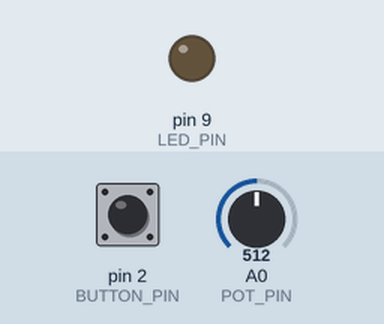
Simulated run of this sketch. Board: Arduino Uno, built with avr-gcc and run on an emulated ATmega328P. Shown: output pins drawn as LEDs (lit = HIGH). Inputs (shaded band) come from the test bench; at power-on: pin 2 (BUTTON_PIN) HIGH, A0 (POT_PIN) = 512.

Above: at 1.2 s.
1.3 s: pin 2 (BUTTON_PIN) pulled LOW for 0.15 s
At 1.38 s:
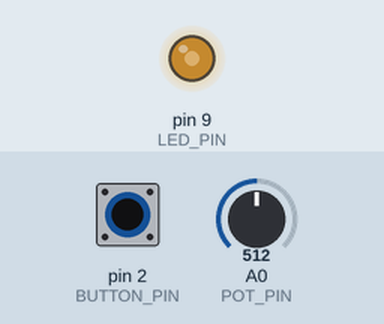
2.9 s: pin 2 (BUTTON_PIN) pulled LOW for 3.2 s
At 7.4 s:
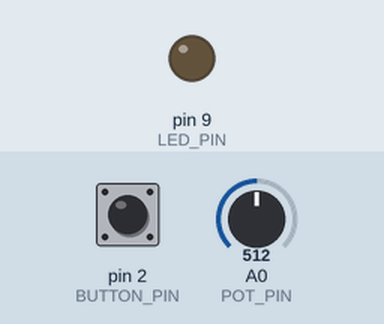
Timing chart, 0 to 8.9 s (numbered marks = the images above; inputs shaded):
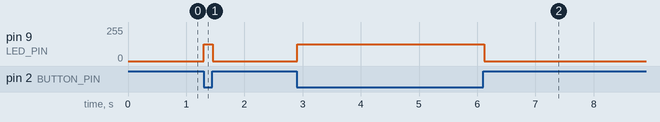

Measured:
- after the input at 1.3 s, pin 9 (LED_PIN): 0/255 → 127/255 at once, → 0/255 0.15 s later
- after the input at 2.9 s, pin 9 (LED_PIN): 0/255 → 127/255 at once, → 0/255 3.2 s later

The sketch:

io.ino
```cpp
const int BUTTON_PIN = 2;
const int POT_PIN = A0;
const int LED_PIN = 9;

void setup()
{
  pinMode(BUTTON_PIN, INPUT_PULLUP);
  pinMode(LED_PIN, OUTPUT);
}

void loop()
{
  int estadoBotao = digitalRead(BUTTON_PIN);
  int valorPot = analogRead(POT_PIN);
  int intensidade = map(valorPot, 0, 1023, 0, 255);

  if (estadoBotao == LOW)
  {
    analogWrite(LED_PIN, intensidade);
  }
  else
  {
    analogWrite(LED_PIN, 0);
  }

  delay(50);
}
```
